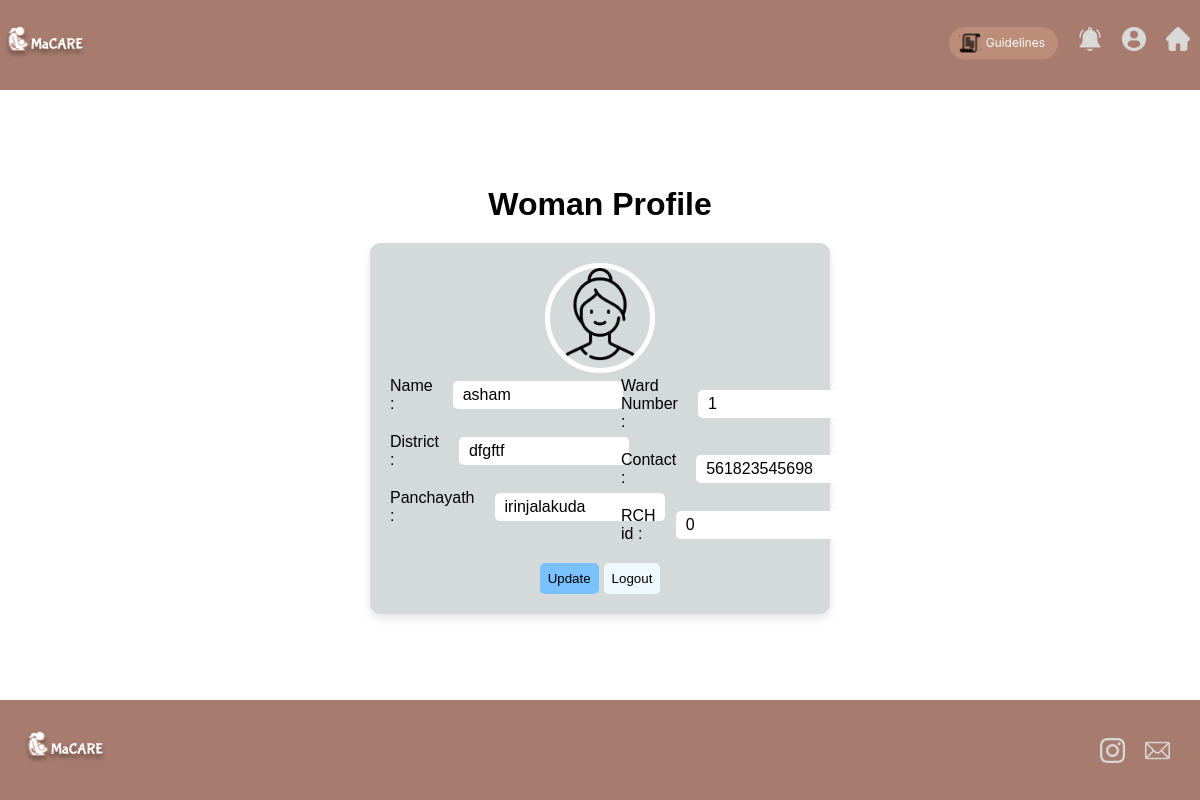
The page /wprofile/ (signed in) on the database as committed earlier.
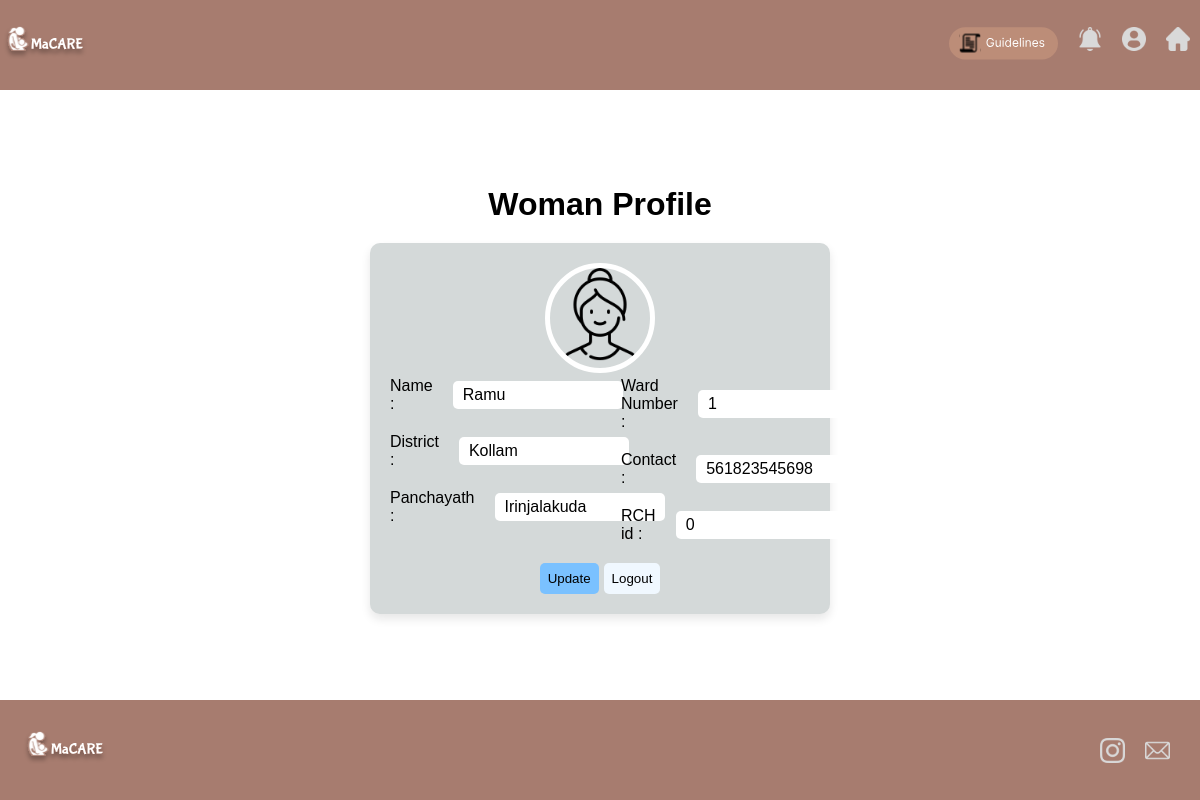
The same page on the database as committed later.
### macares/models.py (models this page shows, shortened)
class User(models.Model):
    uid=models.AutoField(primary_key=True)
    email = models.EmailField(unique=True)
    name = models.CharField(max_length=20)
    password = models.CharField(max_length=20)
    age=models.IntegerField(default='10')
    yesno=models.CharField(max_length=3)
    district=models.CharField(max_length=50)
    wardno=models.IntegerField()
    phone=models.IntegerField()
    cmp = models.CharField(max_length=20)
    occupation = models.CharField(max_length=20)
    ashaid = models.IntegerField(default='0')
    lastmen = models.DateField(settings.DATE_FORMAT,default="2002-02-01")
    lastpg = models.DateField(settings.DATE_FORMAT,default="2002-02-01")
    bg = models.CharField(max_length=20,default="A+")
    rchid=models.IntegerField(default='0')

### macares/views.py (the view)
# urls.py: path('wprofile/',wprofile,name='wprofile'),
def wprofile(request):
    if 'email' in request.session:
        users = User.objects.get(email=request.session['email'])
        my_dict = {
            'name': users.name,
            'email': users.email,
            'wardno': users.wardno,
            'district': users.district,
            'phone': users.phone,
            'panchayath': users.cmp,
            'rchid': users.rchid
        }
        return render(request, 'wprofile.html', {'my_dict': my_dict})
    else:
        data = {'status': 'You need to login first'}
        return render(request, 'womenSignUp.html', context=data)

### macares/templates/wprofile.html
{% extends 'baseWomen.html' %}
{% block style %}
<link rel="stylesheet" href="../static/css/womenprofile.css">
{% endblock %}
{% block content %}
<div class="profilewoman-wrapper">
    <h1>Woman Profile</h1>
    <div class="content">
        <div class="contentWrapper">
            <div class="img-circle text-center mb-3">
                <img src="../static/images/mother.png" alt="Image" class="shadow">
            </div>
            <div class="new">
                <div>
                    <div class="labelprofile">
                        <p>Name :</p>
                        <p>{{my_dict.name}}</p>
                    </div>
                    <div class="labelprofile">
                        <p>District :</p>
                        <p>{{my_dict.district}}</p>
                    </div>
                    <div class="labelprofile">
                        <p>Panchayath :</p>
                        <p>{{my_dict.panchayath}}</p>
                    </div>
                </div>
                <div>
                    <div class="labelprofile">
                        <p>Ward Number :</p>
                        <p>{{my_dict.wardno}}</p>
                    </div>
                    <div class="labelprofile">
                        <p>Contact :</p>
                        <p>{{my_dict.phone}}</p>
                    </div>
                    <div class="labelprofile">
                        <p>RCH id :</p>
                        <p>{{my_dict.rchid}}</p>
                    </div>
                </div>
            </div>
            <div style="display: flex; gap: 5px; padding-top: 20px;">
                <a href="{% url 'wupdate' %}">
                    <button class="up">Update</button>
                </a>
                <a href="{% url 'home' %}">
                    <button class="can">Logout</button>
                </a>
            </div>
        </div>
    </div>
</div>
{% endblock %}

Rows that differ between the two databases and show on the page:
changed User: name "asham" → "Ramu"; district "dfgftf" → "Kollam"; panchayath "irinjalakuda" → "Irinjalakuda"
